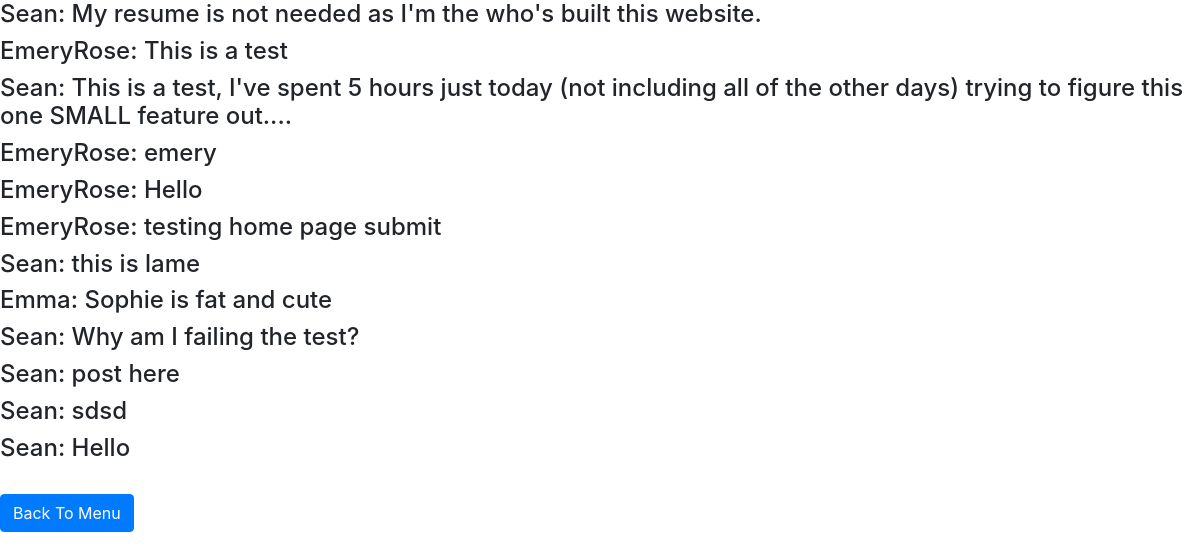
Before: /resumes/ with the older database file.
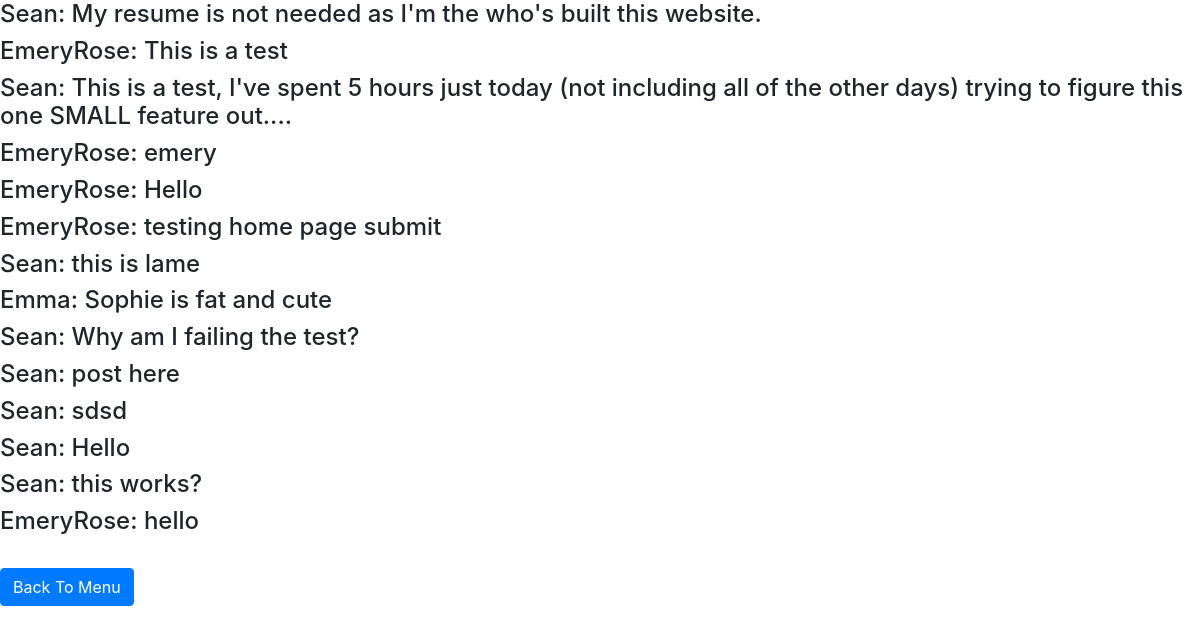
After: the same page with the newer database file.
### resume/models.py (models this page shows, shortened)
class Resume(models.Model):
    description = CharField(max_length=1024)
    author = ForeignKey(settings.AUTH_USER_MODEL, on_delete=models.CASCADE)

### resume/views.py (the view)
# urls.py: path('', views.get_resume, name='resume_list'),
def get_resume(request, *args, **kwargs):
    resume_list = Resume.objects.all()
    context = {"resume_list": resume_list}
    return render(request, "resume/resume_list.html", context)

### templates/resume/resume_list.html (shortened to what this page needs)
<!DOCTYPE html>
<html>
<head>
    <link rel="stylesheet" href="https://stackpath.bootstrapcdn.com/bootstrap/4.5.0/css/bootstrap.min.css">
</head>
<body>
{% if resume_list %}
    {% for resume in resume_list %}
        <div>
            <h4>{{ resume.author }}: {{ resume.description }}</h4>
        </div>
    {% endfor %}
{% else %}
    No listed resumes
{% endif %}
<br><a class="btn btn-primary" href="/">Back To Menu</a>
</body>
</html>

Changed rows visible on the page:
added Resume: author "Sean", description "this works?"
added Resume: author "EmeryRose", description "hello"
